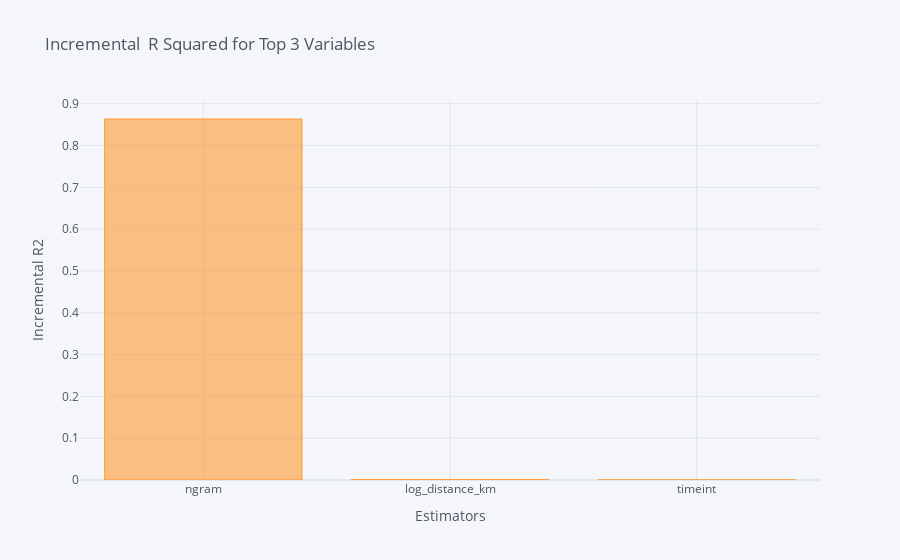
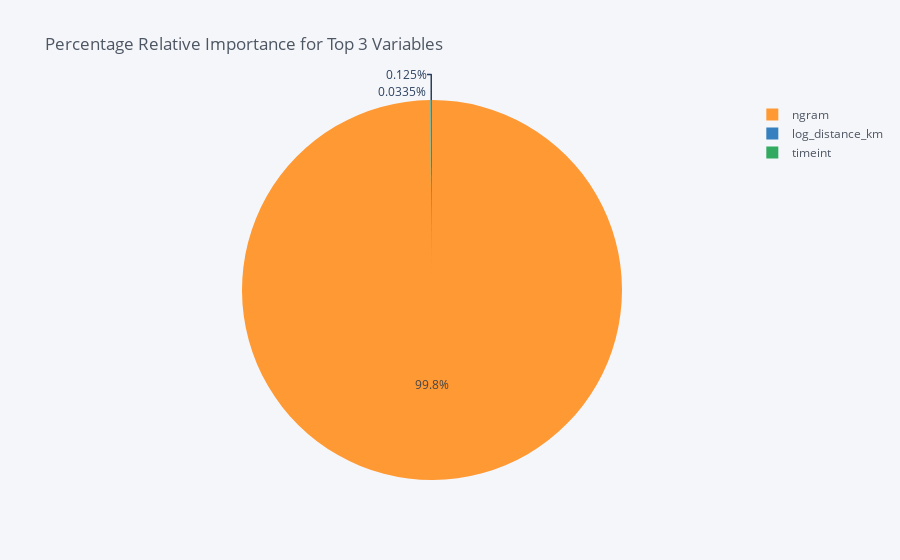

Source (notebook cell) for these figures, in order:
### Code cell
country='United_Kingdom'
NDFS=countries_NDFS[country]

print(country)
print('----------------------------------')
dominance_regression=Dominance(data=NDFS,target='mu',objective=1)
dominance_regression.incremental_rsquare()
dominance_regression.plot_incremental_rsquare()

### Figure 1 — Plotly figure (JSON) as saved in the notebook; plotly's stock layout.template omitted (floating-point values rounded to 4 significant figures)
{"data": [{"marker": {"color": "rgba(255, 153, 51, 0.6)", "line": {"color": "rgba(255, 153, 51, 1.0)", "width": 1}}, "name": "incremental_r2", "orientation": "v", "text": "", "type": "bar", "x": ["ngram", "log_distance_km", "timeint"], "y": [0.8635, 0.001081, 0.0002899]}], "layout": {"legend": {"bgcolor": "#F5F6F9", "font": {"color": "#4D5663"}}, "paper_bgcolor": "#F5F6F9", "plot_bgcolor": "#F5F6F9", "title": {"font": {"color": "#4D5663"}, "text": "Incremental  R Squared for Top 3 Variables "}, "xaxis": {"gridcolor": "#E1E5ED", "showgrid": true, "tickfont": {"color": "#4D5663"}, "title": {"font": {"color": "#4D5663"}, "text": "Estimators"}, "zerolinecolor": "#E1E5ED"}, "yaxis": {"gridcolor": "#E1E5ED", "showgrid": true, "tickfont": {"color": "#4D5663"}, "title": {"font": {"color": "#4D5663"}, "text": "Incremental R2"}, "zerolinecolor": "#E1E5ED"}}}

### Figure 2 — Plotly figure (JSON) as saved in the notebook; plotly's stock layout.template omitted (floating-point values rounded to 4 significant figures)
{"data": [{"labels": ["ngram", "log_distance_km", "timeint"], "marker": {"colors": ["rgba(255, 153, 51, 1.0)", "rgba(55, 128, 191, 1.0)", "rgba(50, 171, 96, 1.0)"]}, "name": "", "type": "pie", "values": [99.84, 0.125, 0.03352]}], "layout": {"legend": {"bgcolor": "#F5F6F9", "font": {"color": "#4D5663"}}, "paper_bgcolor": "#F5F6F9", "plot_bgcolor": "#F5F6F9", "title": {"font": {"color": "#4D5663"}, "text": "Percentage Relative Importance for Top 3 Variables "}}}
